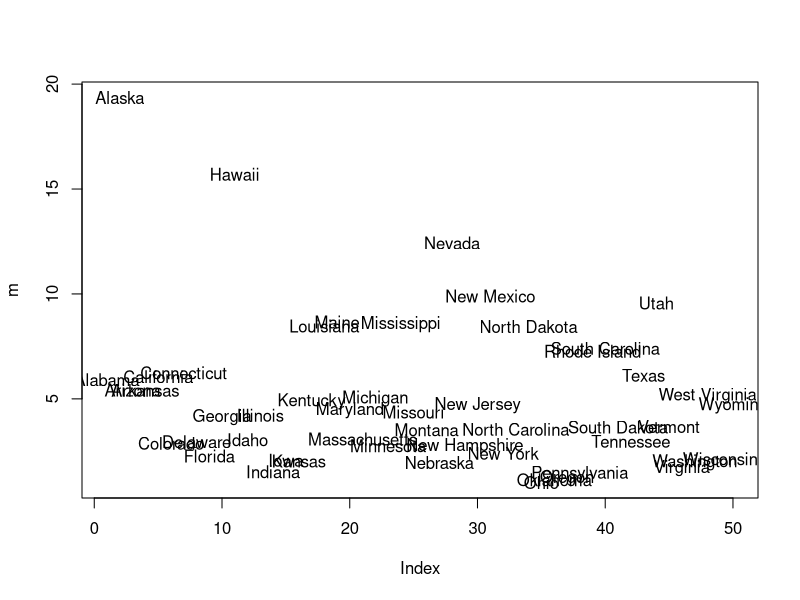

This chart was generated by the following R code:
# use Mahalanobis distance to find outliers in multivariate data set

data("state")  # the state dataset gives various per-capita measurements for the 50 US states
Y = state.x77  # the numbers of interest
n = nrow(Y);   # how many obsevations?  50 of course!
X = as.matrix(Y[,2:6]);  # strip out (Income, Illiteracy, Life Expect, Murder, HS grad)
X = scale(X);		 # standardize each variable have mean 0 and variance 1
#pairs(X);                # take a look ... can only see pairwise relations
S = t(X) %*% X / n;      # the sample covariance matrix
Sinv = solve(S);         # inverse of S
m = rep(0,length = n);  # will store Mahalanobis distances here
for (i in 1:n) {  # compute M. distances ...
    m[i] = t(X[i,]) %*% Sinv  %*% X[i,];
}
plot(m,pch="");  # do a blank plot of the M distances
text(m,labels=state.name);  # add the state labels



#library("maps")
#m = m/max(m);
#map(database = "state",regions=state.name,col=rgb(m,m,m),fill=T)